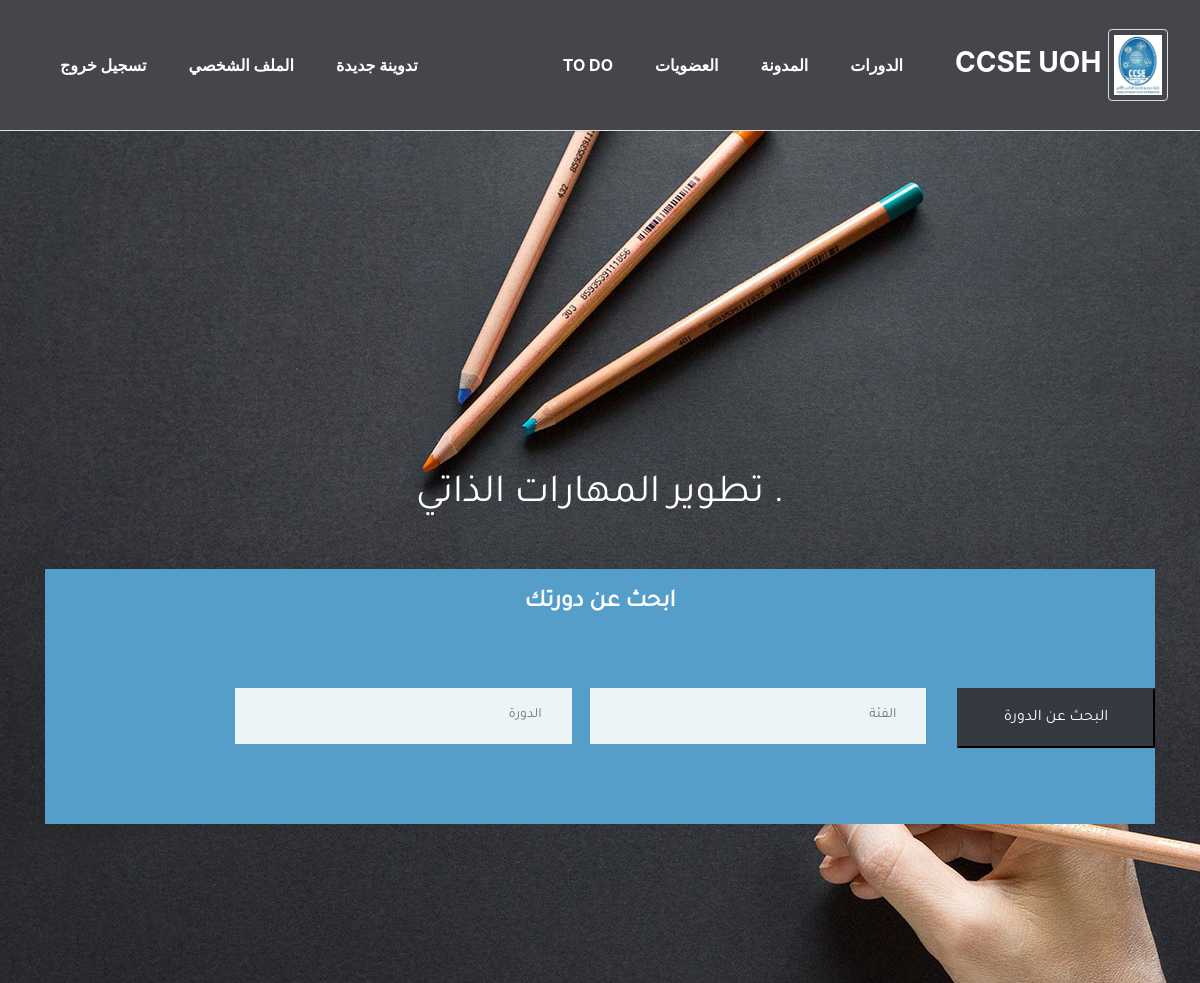
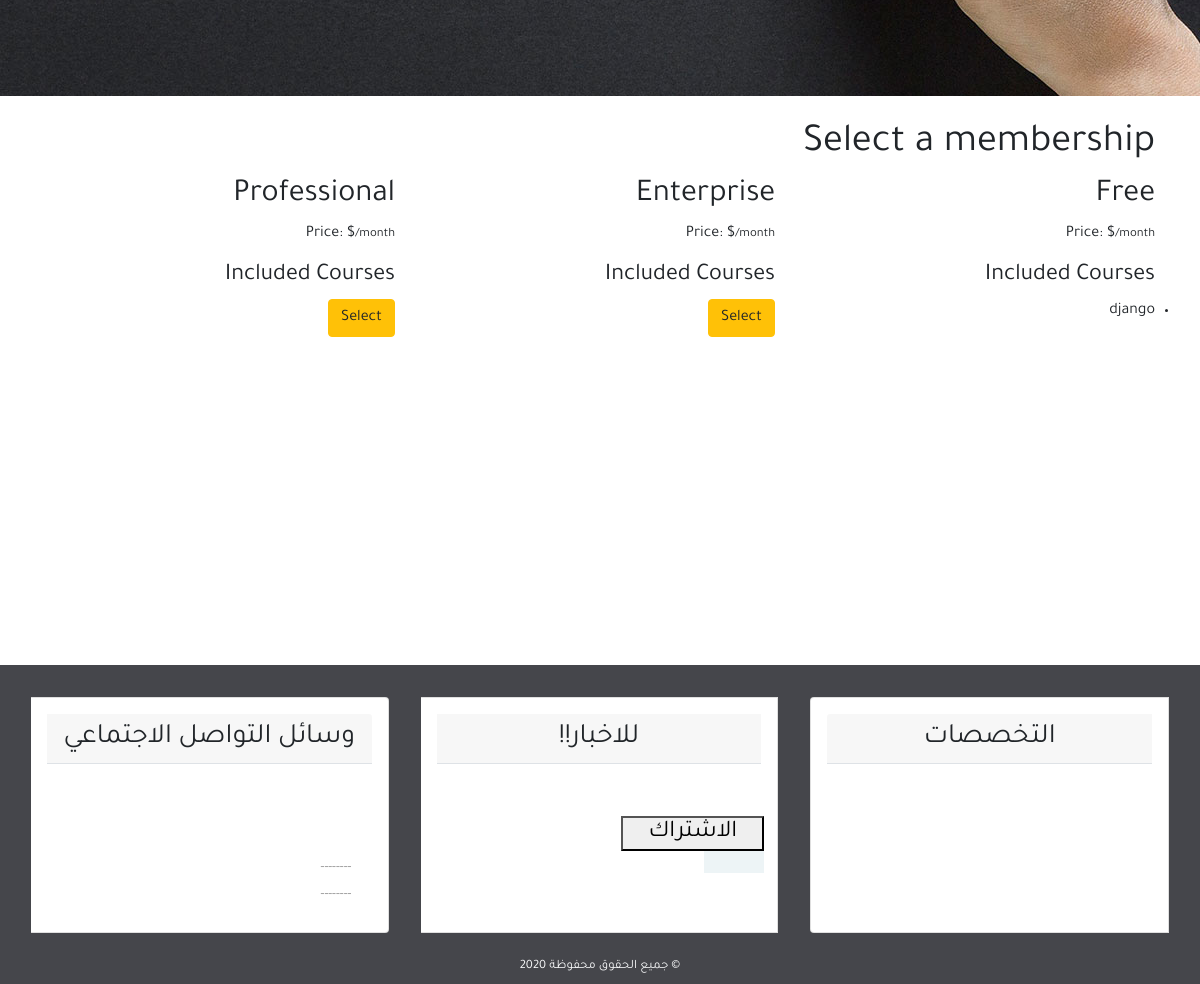
Screenshot of /memberships/ (signed in) with the database file from the repository (2 pictures, top to bottom).
### memberships/models.py (models this page shows)
class Membership(models.Model):
    slug = models.SlugField()
    membership_type = models.CharField(
        choices=MEMBERSHIP_CHOICES,
        default='Free',
        max_length=30)
    price = models.IntegerField(default=15)
    stripe_plan_id = models.CharField(max_length=40)
    def __str__(self):
        return self.membership_type

### courses/models.py (models this page shows, shortened)
class Course(models.Model):
    slug = models.SlugField()
    title = models.CharField(max_length=120)
    description = models.TextField()
    allowed_memberships = models.ManyToManyField(Membership)

### memberships/views.py (the view, shortened to what this page needs)
# urls.py: path('', MembershipSelectView.as_view(), name='select'),
class MembershipSelectView(LoginRequiredMixin, ListView):
    model = Membership
    def get_context_data(self, *args, **kwargs):
        context = super().get_context_data(**kwargs)
        current_membership = get_user_membership(self.request)
        context['current_membership'] = str(current_membership.membership)
        return context

### memberships/views.py (called while the page is built)
def get_user_membership(request):
    user_membership_qs = UserMembership.objects.filter(user=request.user)
    if user_membership_qs.exists():
        return user_membership_qs.first()
    return None

### memberships/templates/memberships/membership_list.html (shortened to what this page needs)
{% extends 'courses/base2.html' %}
{% block content %}
<div class="container">
	<h1>Select a membership</h1>
	<div class="row">
		{% for object in object_list %}
		<div class="col-sm-4 col-md-4">
			<h2>{{ object.membership_type }}</h2>
			<p>Price: ${{ object.monthly_proce }}<small>/month</small></p>
			<h4>Included Courses</h4>
			<ul>
				{% for course in object.course_set.all %}
					<li>{{ course.title }}</li>
				{% endfor %}
			</ul>
			{% if object.membership_type != 'Free' %}
			<form method="POST" action="{% url 'memberships:select' %}">
				{% if object.membership_type != current_membership %}
					<button class="btn btn-warning">Select</button>
				{% else %}
					<small>This is your current membership</small>
				{% endif %}
			</form>
			{% endif %}
		</div>
		{% endfor %}
	</div>
</div>
{% endblock content %}

### blog/static/blog/css/main1.css (style rules this page uses)
html, body { direction: rtl; text-align: right; }
body { font-family: 'Tajawal', sans-serif; }
h4 { text-align: right; }

### blog/static/blog/css/main11.css (style rules this page uses)
ul, ol { padding: 0; margin: 0; }
.container { width: 100%; padding-right: 15px; padding-left: 15px; margin-right: auto; margin-left: auto; }
@media (min-width: 576px) { .container { max-width: 540px; } }
@media (min-width: 768px) { .container { max-width: 720px; } }
@media (min-width: 992px) { .container { max-width: 960px; } }
@media (min-width: 1200px) { .container { max-width: 1140px; } }

### rows the page displays
Membership: membership_type "Free"
Course: title "django"
Membership: membership_type "Enterprise", shows "Select"
Membership: membership_type "Professional", shows "Select"
